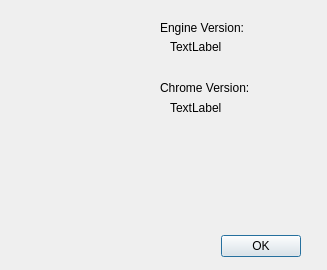
<?xml version="1.0" encoding="UTF-8"?>
<ui version="4.0">
 <class>AboutBrowserStudio</class>
 <widget class="QDialog" name="AboutBrowserStudio">
  <property name="geometry">
   <rect>
    <x>0</x>
    <y>0</y>
    <width>327</width>
    <height>270</height>
   </rect>
  </property>
  <property name="windowTitle">
   <string>About Engine</string>
  </property>
  <property name="windowIcon">
   <iconset resource="engine.qrc">
    <normaloff>:/engine/images/Logo.png</normaloff>:/engine/images/Logo.png</iconset>
  </property>
  <property name="sizeGripEnabled">
   <bool>false</bool>
  </property>
  <property name="modal">
   <bool>true</bool>
  </property>
  <widget class="QDialogButtonBox" name="buttonBox">
   <property name="geometry">
    <rect>
     <x>100</x>
     <y>230</y>
     <width>201</width>
     <height>32</height>
    </rect>
   </property>
   <property name="orientation">
    <enum>Qt::Horizontal</enum>
   </property>
   <property name="standardButtons">
    <set>QDialogButtonBox::Ok</set>
   </property>
  </widget>
  <widget class="QLabel" name="label">
   <property name="geometry">
    <rect>
     <x>20</x>
     <y>20</y>
     <width>61</width>
     <height>61</height>
    </rect>
   </property>
   <property name="text">
    <string/>
   </property>
   <property name="pixmap">
    <pixmap resource="engine.qrc">:/engine/images/Logo.png</pixmap>
   </property>
   <property name="scaledContents">
    <bool>true</bool>
   </property>
  </widget>
  <widget class="QLabel" name="LabelDescription">
   <property name="geometry">
    <rect>
     <x>10</x>
     <y>140</y>
     <width>301</width>
     <height>81</height>
    </rect>
   </property>
   <property name="text">
    <string/>
   </property>
   <property name="alignment">
    <set>Qt::AlignJustify|Qt::AlignVCenter</set>
   </property>
   <property name="wordWrap">
    <bool>true</bool>
   </property>
   <property name="openExternalLinks">
    <bool>true</bool>
   </property>
  </widget>
  <widget class="QLabel" name="label_3">
   <property name="geometry">
    <rect>
     <x>140</x>
     <y>20</y>
     <width>16</width>
     <height>16</height>
    </rect>
   </property>
   <property name="text">
    <string/>
   </property>
   <property name="pixmap">
    <pixmap resource="engine.qrc">:/engine/images/question.png</pixmap>
   </property>
  </widget>
  <widget class="QLabel" name="label_4">
   <property name="geometry">
    <rect>
     <x>160</x>
     <y>20</y>
     <width>151</width>
     <height>16</height>
    </rect>
   </property>
   <property name="text">
    <string>Engine Version:</string>
   </property>
  </widget>
  <widget class="QLabel" name="LabelVersion">
   <property name="geometry">
    <rect>
     <x>170</x>
     <y>40</y>
     <width>57</width>
     <height>14</height>
    </rect>
   </property>
   <property name="text">
    <string>TextLabel</string>
   </property>
  </widget>
  <widget class="QLabel" name="label_5">
   <property name="geometry">
    <rect>
     <x>140</x>
     <y>80</y>
     <width>16</width>
     <height>16</height>
    </rect>
   </property>
   <property name="text">
    <string/>
   </property>
   <property name="pixmap">
    <pixmap resource="engine.qrc">:/engine/images/question.png</pixmap>
   </property>
  </widget>
  <widget class="QLabel" name="label_6">
   <property name="geometry">
    <rect>
     <x>160</x>
     <y>80</y>
     <width>151</width>
     <height>16</height>
    </rect>
   </property>
   <property name="text">
    <string>Chrome Version:</string>
   </property>
  </widget>
  <widget class="QLabel" name="LabelWebkit">
   <property name="geometry">
    <rect>
     <x>170</x>
     <y>100</y>
     <width>121</width>
     <height>16</height>
    </rect>
   </property>
   <property name="text">
    <string>TextLabel</string>
   </property>
  </widget>
 </widget>
 <resources>
  <include location="engine.qrc"/>
 </resources>
 <connections>
  <connection>
   <sender>buttonBox</sender>
   <signal>accepted()</signal>
   <receiver>AboutBrowserStudio</receiver>
   <slot>accept()</slot>
   <hints>
    <hint type="sourcelabel">
     <x>248</x>
     <y>254</y>
    </hint>
    <hint type="destinationlabel">
     <x>157</x>
     <y>274</y>
    </hint>
   </hints>
  </connection>
  <connection>
   <sender>buttonBox</sender>
   <signal>rejected()</signal>
   <receiver>AboutBrowserStudio</receiver>
   <slot>reject()</slot>
   <hints>
    <hint type="sourcelabel">
     <x>316</x>
     <y>260</y>
    </hint>
    <hint type="destinationlabel">
     <x>286</x>
     <y>274</y>
    </hint>
   </hints>
  </connection>
 </connections>
</ui>
